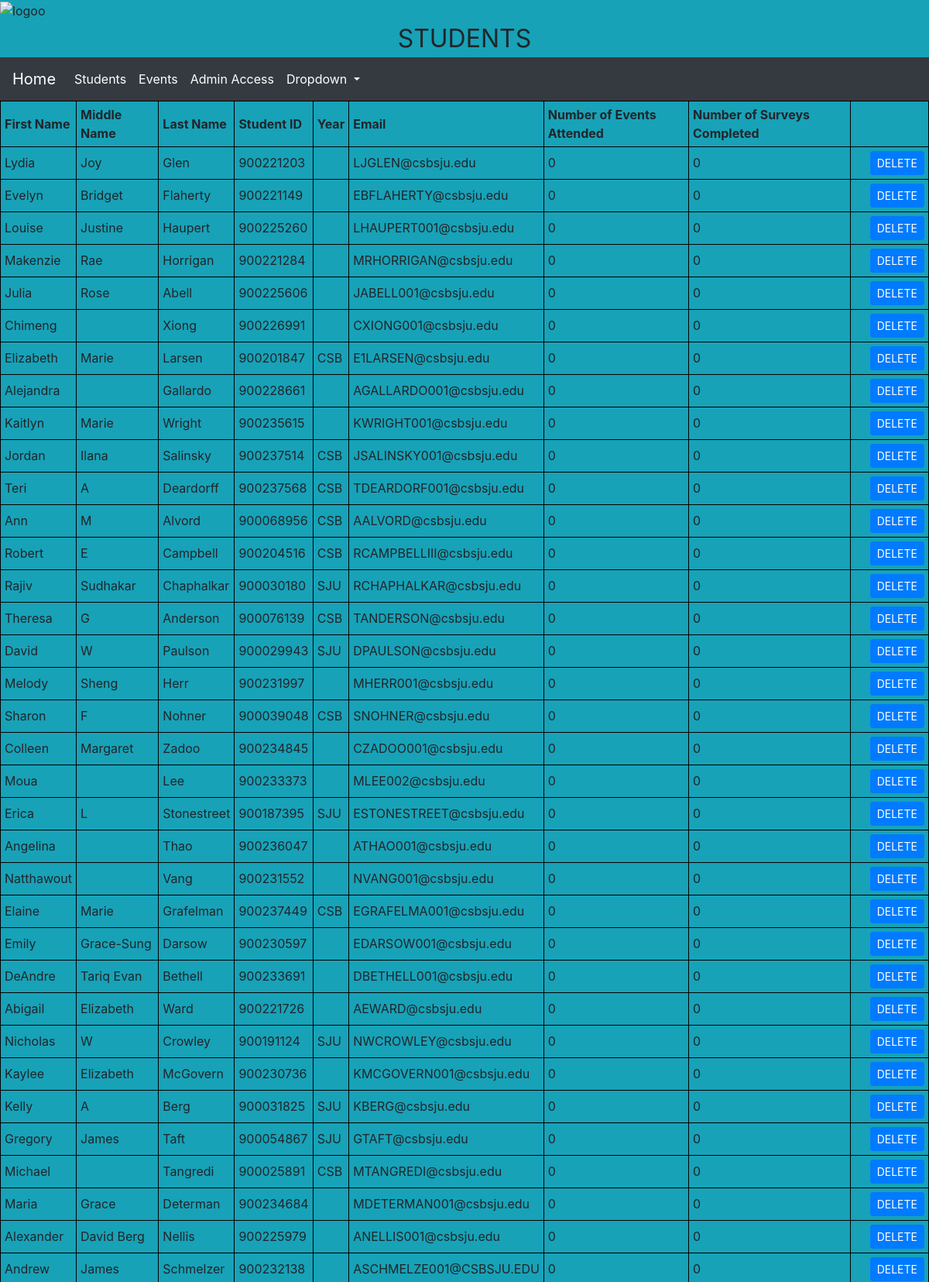
/Student/ (upper part), run on the app's committed database.
### Student/models.py (models this page shows, shortened)
class Name(models.Model):
    firstName = models.CharField(max_length=30)
    middleName= models.CharField(max_length=30)
    lastName = models.CharField(max_length=30)
    email = models.EmailField(max_length=30)
    studentId = models.IntegerField()
    year = models.CharField(max_length=15)
    numEvents = models.IntegerField(default=0)
    numSurveys = models.IntegerField(default=0)

### Student/views.py (the view)
# urls.py: path('', views.studentList, name = 'studentList'),
def studentList(request):
    storage = messages.get_messages(request)
    name_list = Name.objects.all()
    context = {
        'name_list': name_list,
        'messages': storage,
    }
    return render(request,'Student/student_list_template.html',context)

### Student/templates/Student/student_list_template.html (shortened to what this page needs)
{% extends 'base.html' %}
{% block head %}
  	 	<img src="https://www.csbsju.edu/images/Intercultural%20Center/IISS%20logo_Final-1.png" alt="logoo" width="132" height="150" class = "center" >
<center><font size = "+3"> STUDENTS </font></center>
{% endblock %}
{% block body %}
<table style="width:100%">
 <tr>
	<th> First Name </th>
	<th> Middle Name </th>
	<th> Last Name </th>
	<th> Student ID </th>
	<th> Year </th>
	<th> Email </th>
	<th> Number of Events Attended </th>
	<th> Number of Surveys Completed </th>
 </tr>
 {% if name_list %}
 <tr>
 {% for student in name_list %}
        <td>{{student.firstName}}</td>
        <td>{{student.middleName}}</td>
        <td>{{student.lastName}} </td>
        <td>{{student.studentId}} </td>
        <td>{{student.year}} </td>
        <td>{{student.email}} </td>
        <td>{{student.numEvents}} </td>
        <td>{{student.numSurveys}} </td>
        <td><a class="btn btn-primary btn-sm" href="deletion?post_id={{student.id}}" role="button" style="margin-left:20px">DELETE</a></td>
 </tr>
 {% endfor %}
 </table>
{% else %}
    <p>No names have been entered.</p>
{% endif %}
{% endblock %}

### Home/templates/base.html (style rules this page uses)
body { background-color:#17a2b8 }

### Student/templates/Student/student_list_template.html (style rules this page uses)
table, th, td { border: 1px solid black; }
th,td { padding: 5px; }
th { text-align: left; }

### data on the page
Name: firstName "Lydia", middleName "Joy", lastName "Glen", studentId "900221203", email "LJGLEN@csbsju.edu", numEvents "0", numSurveys "0"
Name: firstName "Evelyn", middleName "Bridget", lastName "Flaherty", studentId "900221149", email "EBFLAHERTY@csbsju.edu", numEvents "0", numSurveys "0"
Name: firstName "Louise", middleName "Justine", lastName "Haupert", studentId "900225260", email "LHAUPERT001@csbsju.edu", numEvents "0", numSurveys "0"
Name: firstName "Makenzie", middleName "Rae", lastName "Horrigan", studentId "900221284", email "MRHORRIGAN@csbsju.edu", numEvents "0", numSurveys "0"
Name: firstName "Julia", middleName "Rose", lastName "Abell", studentId "900225606", email "JABELL001@csbsju.edu", numEvents "0", numSurveys "0"
Name: firstName "Chimeng", lastName "Xiong", studentId "900226991", email "CXIONG001@csbsju.edu", numEvents "0", numSurveys "0"
Name: firstName "Elizabeth", middleName "Marie", lastName "Larsen", studentId "900201847", year "CSB", email "E1LARSEN@csbsju.edu", numEvents "0", numSurveys "0"
Name: firstName "Alejandra", lastName "Gallardo", studentId "900228661", email "AGALLARDO001@csbsju.edu", numEvents "0", numSurveys "0"
Name: firstName "Kaitlyn", middleName "Marie", lastName "Wright", studentId "900235615", email "KWRIGHT001@csbsju.edu", numEvents "0", numSurveys "0"
Name: firstName "Jordan", middleName "Ilana", lastName "Salinsky", studentId "900237514", year "CSB", email "JSALINSKY001@csbsju.edu", numEvents "0", numSurveys "0"
Name: firstName "Teri", middleName "A", lastName "Deardorff", studentId "900237568", year "CSB", email "TDEARDORF001@csbsju.edu", numEvents "0", numSurveys "0"
Name: firstName "Ann", middleName "M", lastName "Alvord", studentId "900068956", year "CSB", email "AALVORD@csbsju.edu", numEvents "0", numSurveys "0"
Name: firstName "Robert", middleName "E", lastName "Campbell", studentId "900204516", year "CSB", email "RCAMPBELLIII@csbsju.edu", numEvents "0", numSurveys "0"
Name: firstName "Rajiv", middleName "Sudhakar", lastName "Chaphalkar", studentId "900030180", year "SJU", email "RCHAPHALKAR@csbsju.edu", numEvents "0", numSurveys "0"
Name: firstName "Theresa", middleName "G", lastName "Anderson", studentId "900076139", year "CSB", email "TANDERSON@csbsju.edu", numEvents "0", numSurveys "0"
Name: firstName "David", middleName "W", lastName "Paulson", studentId "900029943", year "SJU", email "DPAULSON@csbsju.edu", numEvents "0", numSurveys "0"
Name: firstName "Melody", middleName "Sheng", lastName "Herr", studentId "900231997", email "MHERR001@csbsju.edu", numEvents "0", numSurveys "0"
Name: firstName "Sharon", middleName "F", lastName "Nohner", studentId "900039048", year "CSB", email "SNOHNER@csbsju.edu", numEvents "0", numSurveys "0"
Name: firstName "Colleen", middleName "Margaret", lastName "Zadoo", studentId "900234845", email "CZADOO001@csbsju.edu", numEvents "0", numSurveys "0"
Name: firstName "Moua", lastName "Lee", studentId "900233373", email "MLEE002@csbsju.edu", numEvents "0", numSurveys "0"
Name: firstName "Erica", middleName "L", lastName "Stonestreet", studentId "900187395", year "SJU", email "ESTONESTREET@csbsju.edu", numEvents "0", numSurveys "0"
Name: firstName "Angelina", lastName "Thao", studentId "900236047", email "ATHAO001@csbsju.edu", numEvents "0", numSurveys "0"
Name: firstName "Natthawout", lastName "Vang", studentId "900231552", email "NVANG001@csbsju.edu", numEvents "0", numSurveys "0"
Name: firstName "Elaine", middleName "Marie", lastName "Grafelman", studentId "900237449", year "CSB", email "EGRAFELMA001@csbsju.edu", numEvents "0", numSurveys "0"
Name: firstName "Emily", middleName "Grace-Sung", lastName "Darsow", studentId "900230597", email "EDARSOW001@csbsju.edu", numEvents "0", numSurveys "0"
Name: firstName "DeAndre", middleName "Tariq Evan", lastName "Bethell", studentId "900233691", email "DBETHELL001@csbsju.edu", numEvents "0", numSurveys "0"
Name: firstName "Abigail", middleName "Elizabeth", lastName "Ward", studentId "900221726", email "AEWARD@csbsju.edu", numEvents "0", numSurveys "0"
Name: firstName "Nicholas", middleName "W", lastName "Crowley", studentId "900191124", year "SJU", email "NWCROWLEY@csbsju.edu", numEvents "0", numSurveys "0"
Name: firstName "Kaylee", middleName "Elizabeth", lastName "McGovern", studentId "900230736", email "KMCGOVERN001@csbsju.edu", numEvents "0", numSurveys "0"
Name: firstName "Kelly", middleName "A", lastName "Berg", studentId "900031825", year "SJU", email "KBERG@csbsju.edu", numEvents "0", numSurveys "0"
Name: firstName "Gregory", middleName "James", lastName "Taft", studentId "900054867", year "SJU", email "GTAFT@csbsju.edu", numEvents "0", numSurveys "0"
Name: firstName "Michael", lastName "Tangredi", studentId "900025891", year "CSB", email "MTANGREDI@csbsju.edu", numEvents "0", numSurveys "0"
Name: firstName "Maria", middleName "Grace", lastName "Determan", studentId "900234684", email "MDETERMAN001@csbsju.edu", numEvents "0", numSurveys "0"
Name: firstName "Alexander", middleName "David Berg", lastName "Nellis", studentId "900225979", email "ANELLIS001@csbsju.edu", numEvents "0", numSurveys "0"
Name: firstName "Andrew", middleName "James", lastName "Schmelzer", studentId "900232138", email "ASCHMELZE001@CSBSJU.EDU", numEvents "0", numSurveys "0"
